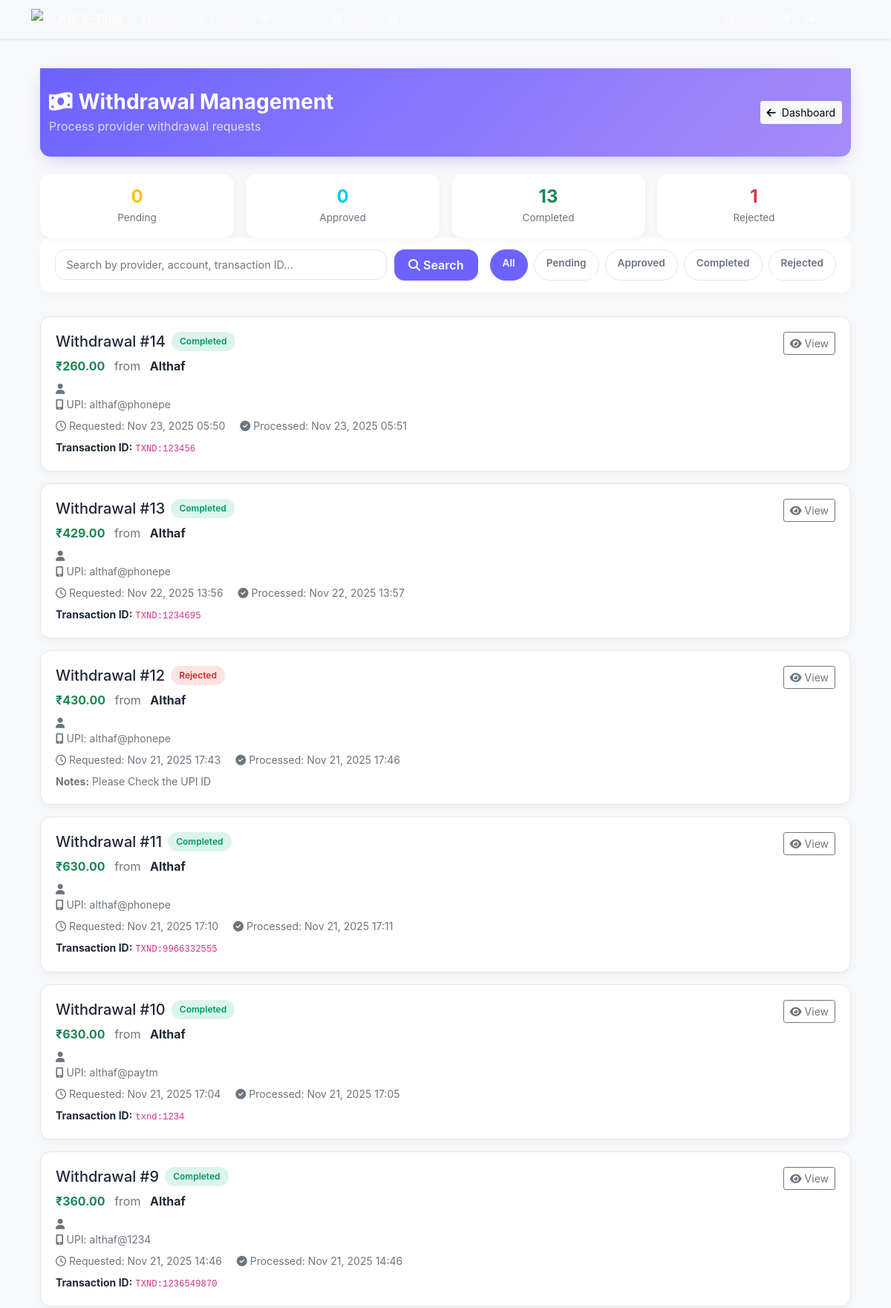
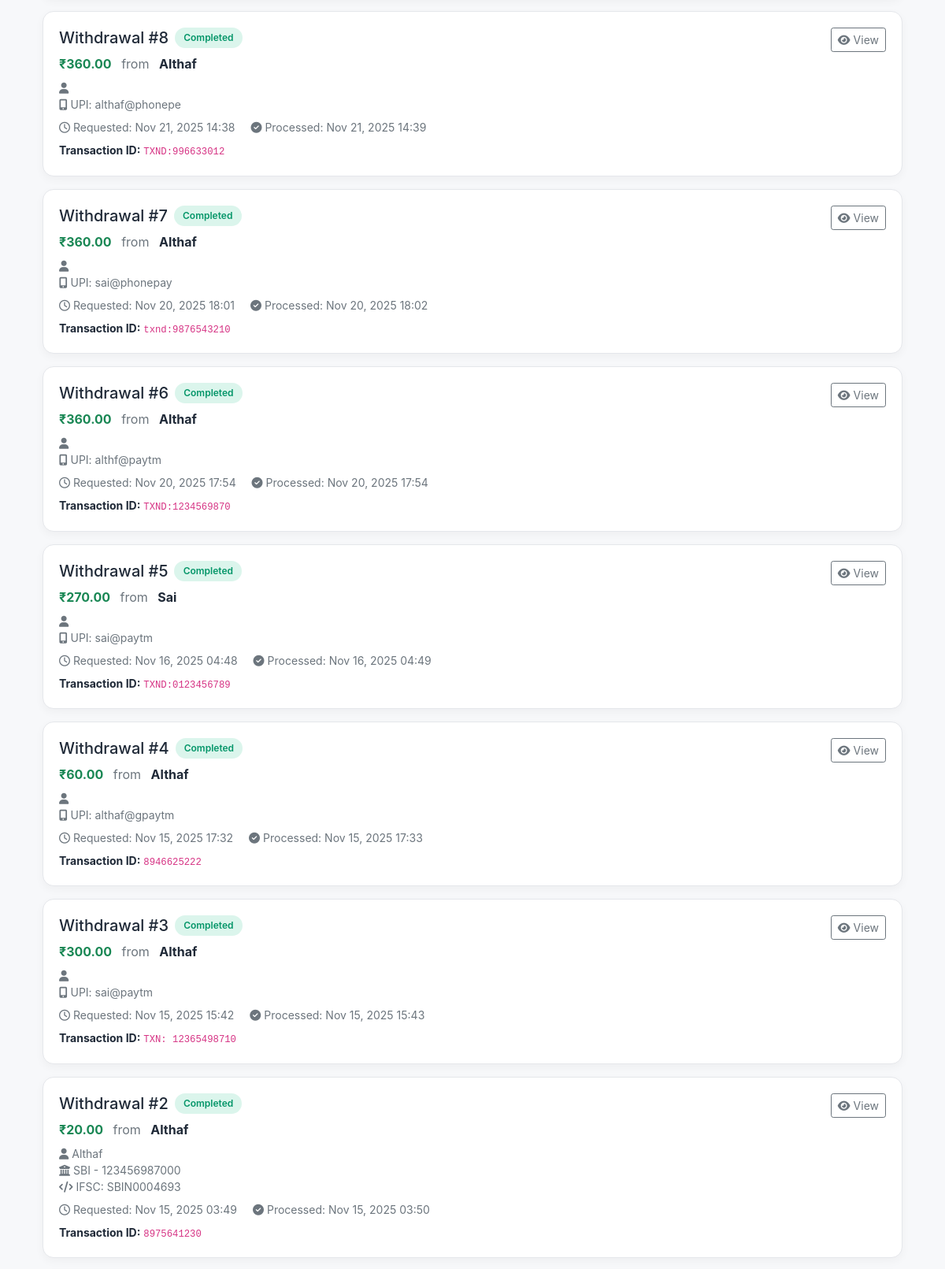
Screenshot of /admin-dashboard/withdrawals/ (signed in, upper part) with the database file from the repository (2 pictures, top to bottom).
### core/models.py (models this page shows, shortened)
class Withdrawal(models.Model):
    STATUS_CHOICES = [
        ('pending', 'Pending'),
        ('approved', 'Approved'),
        ('rejected', 'Rejected'),
        ('completed', 'Completed'),
    ]
    provider = models.ForeignKey(User, on_delete=models.CASCADE, related_name='withdrawals')
    amount = models.DecimalField(max_digits=10, decimal_places=2, help_text="Amount to withdraw")
    account_number = models.CharField(max_length=50, help_text="Bank account number or UPI ID")
    account_holder_name = models.CharField(max_length=100, help_text="Account holder name")
    ifsc_code = models.CharField(max_length=20, blank=True, null=True, help_text="IFSC code (for bank transfers)")
    bank_name = models.CharField(max_length=100, blank=True, null=True, help_text="Bank name")
    upi_id = models.CharField(max_length=100, blank=True, null=True, help_text="UPI ID (alternative to bank transfer)")
    status = models.CharField(max_length=20, choices=STATUS_CHOICES, default='pending')
    admin_notes = models.TextField(blank=True, null=True, help_text="Admin notes about the withdrawal")
    processed_by = models.ForeignKey(User, on_delete=models.SET_NULL, null=True, blank=True, related_name='processed_withdrawals')
    processed_at = models.DateTimeField(null=True, blank=True)
    transaction_id = models.CharField(max_length=100, blank=True, null=True, help_text="Transaction ID after transfer")
    created_at = models.DateTimeField(auto_now_add=True)
    updated_at = models.DateTimeField(auto_now=True)
    class Meta:
        ordering = ['-created_at']

class User(AbstractUser):
    is_rider = models.BooleanField(default=False)
    is_vehicle_provider = models.BooleanField(default=False)
    mobile_number = models.CharField(max_length=15, blank=True, null=True)
    profile_image = models.ImageField(upload_to='profile_images/', blank=True, null=True)
    is_verified_provider = models.BooleanField(default=False, help_text="Admin verification status for vehicle providers")
    verification_notes = models.TextField(blank=True, null=True, help_text="Admin notes about verification")
    registration_fee_paid = models.BooleanField(default=False, help_text="One-time registration fee of ₹100 paid by vehicle providers")

### admin_dashboard/views.py (the view, shortened to what this page needs)
# urls.py: path('withdrawals/', views.withdrawal_list, name='admin_withdrawal_list'),
@user_passes_test(is_admin)
def withdrawal_list(request):
    status_filter = request.GET.get('status', 'all')
    search_query = request.GET.get('q', '')
    withdrawals = Withdrawal.objects.all().select_related('provider', 'processed_by')
    if status_filter != 'all':
        withdrawals = withdrawals.filter(status=status_filter)
    withdrawals = withdrawals.order_by('-created_at')
    paginator = Paginator(withdrawals, 20)
    page_number = request.GET.get('page')
    page_obj = paginator.get_page(page_number)
    total_pending = Withdrawal.objects.filter(status='pending').count()
    total_approved = Withdrawal.objects.filter(status='approved').count()
    total_completed = Withdrawal.objects.filter(status='completed').count()
    total_rejected = Withdrawal.objects.filter(status='rejected').count()
    return render(request, 'admin_dashboard/withdrawal_list.html', {
        'page_obj': page_obj,
        'withdrawals': page_obj,
        'current_status': status_filter,
        'q': search_query,
        'total_pending': total_pending,
        'total_approved': total_approved,
        'total_completed': total_completed,
        'total_rejected': total_rejected,
    })

### admin_dashboard/views.py (called while the page is built)
def is_admin(user):
    return user.is_authenticated and user.is_staff

### core/context_processors.py (called while the page is built)
def unread_notification_count(request):
    try:
        Notification = apps.get_model('core', 'Notification')
        public_count = Notification.objects.filter(is_public=True).count()
        if request.user.is_authenticated:
            user_count = Notification.objects.filter(recipient=request.user, is_read=False).count()
            count = public_count + user_count
        else:
            count = public_count
    except Exception:
        count = 0
    return {'unread_notification_count': count}

def availability_sync_info(request):
    try:
        last_sync = cache.get("bike_availability_last_sync_date")
    except Exception:
        last_sync = None
    return {"availability_last_sync_date": last_sync}

### templates/admin_dashboard/withdrawal_list.html (shortened to what this page needs)
{% extends 'core/base.html' %}
{% block content %}
<div class="container-xxl py-3">
  <section class="admin-header mb-4">
    <div class="container-xxl d-flex justify-content-between align-items-center">
      <div>
        <h1><i class="fas fa-money-bill-wave me-2"></i>Withdrawal Management</h1>
        <p class="mb-0 opacity-75">Process provider withdrawal requests</p>
      </div>
      <a href="{% url 'admin_dashboard' %}" class="btn btn-light btn-sm fw-semibold">
        <i class="fas fa-arrow-left me-1"></i> Dashboard
      </a>
    </div>
  </section>
  <div class="row g-3 mb-4">
    <div class="col-md-3">
      <div class="stats-card">
        <h3 class="text-warning">{{ total_pending }}</h3>
        <small>Pending</small>
      </div>
    </div>
    <div class="col-md-3">
      <div class="stats-card">
        <h3 class="text-info">{{ total_approved }}</h3>
        <small>Approved</small>
      </div>
    </div>
    <div class="col-md-3">
      <div class="stats-card">
        <h3 class="text-success">{{ total_completed }}</h3>
        <small>Completed</small>
      </div>
    </div>
    <div class="col-md-3">
      <div class="stats-card">
        <h3 class="text-danger">{{ total_rejected }}</h3>
        <small>Rejected</small>
      </div>
    </div>
  </div>
  <div class="filters-bar">
    <form method="get" action="">
      <input type="text" name="q" placeholder="Search by provider, account, transaction ID..." value="{{ q }}">
      <button type="submit"><i class="fas fa-search me-1"></i>Search</button>
    </form>
    <div class="status-tabs d-flex gap-2">
      <a href="?status=all{% if q %}&q={{ q }}{% endif %}" class="{% if current_status == 'all' %}active{% endif %}">All</a>
      <a href="?status=pending{% if q %}&q={{ q }}{% endif %}" class="{% if current_status == 'pending' %}active{% endif %}">Pending</a>
      <a href="?status=approved{% if q %}&q={{ q }}{% endif %}" class="{% if current_status == 'approved' %}active{% endif %}">Approved</a>
      <a href="?status=completed{% if q %}&q={{ q }}{% endif %}" class="{% if current_status == 'completed' %}active{% endif %}">Completed</a>
      <a href="?status=rejected{% if q %}&q={{ q }}{% endif %}" class="{% if current_status == 'rejected' %}active{% endif %}">Rejected</a>
    </div>
  </div>
  <div class="row g-3 mt-3">
    {% for withdrawal in withdrawals %}
    <div class="col-12">
      <div class="withdrawal-card">
        <div class="d-flex justify-content-between align-items-start flex-wrap gap-3">
          <div class="flex-grow-1">
            <div class="d-flex align-items-center gap-2 mb-2">
              <h5 class="mb-0">Withdrawal #{{ withdrawal.id }}</h5>
              <span class="status-badge status-{{ withdrawal.status }}">
                {{ withdrawal.get_status_display }}
              </span>
            </div>
            <div class="mb-2">
              <strong class="text-success">₹{{ withdrawal.amount }}</strong>
              <span class="text-muted ms-2">from</span>
              <strong class="ms-2">{{ withdrawal.provider.username }}</strong>
            </div>
            <div class="small text-muted mb-2">
              <i class="fas fa-user me-1"></i>{{ withdrawal.account_holder_name }}<br>
              {% if withdrawal.upi_id %}
                <i class="fas fa-mobile-alt me-1"></i>UPI: {{ withdrawal.upi_id }}
              {% else %}
                <i class="fas fa-university me-1"></i>{{ withdrawal.bank_name }} - {{ withdrawal.account_number }}<br>
                <i class="fas fa-code me-1"></i>IFSC: {{ withdrawal.ifsc_code }}
              {% endif %}
            </div>
            <div class="small text-muted">
              <i class="far fa-clock me-1"></i>Requested: {{ withdrawal.created_at|date:"M d, Y H:i" }}
              {% if withdrawal.processed_at %}
                <span class="ms-3"><i class="fas fa-check-circle me-1"></i>Processed: {{ withdrawal.processed_at|date:"M d, Y H:i" }}</span>
              {% endif %}
            </div>
            {% if withdrawal.transaction_id %}
            <div class="small mt-2">
              <strong>Transaction ID:</strong> <code>{{ withdrawal.transaction_id }}</code>
            </div>
            {% endif %}
            {% if withdrawal.admin_notes %}
            <div class="small mt-2 text-muted">
              <strong>Notes:</strong> {{ withdrawal.admin_notes }}
            </div>
            {% endif %}
          </div>
          <div class="d-flex gap-2">
            <a href="{% url 'admin_process_withdrawal' withdrawal.id %}" class="btn btn-outline-secondary btn-sm">
              <i class="fas fa-eye me-1"></i>View
            </a>
          </div>
        </div>
      </div>
    </div>
    {% endfor %}
  </div>
</div>
{% endblock %}

### templates/admin_dashboard/withdrawal_list.html (style rules this page uses)
:root { --primary: #6c63ff; --primary-hover: #5a52e0; --bg: #f7f8fa; --text-dark: #1f2937; --text-muted: #6b7280; --card-bg: #ffffff; --border: #e5e7eb; --radius: 14px; }
body { background: var(--bg); font-family: "Inter", sans-serif; color: var(--text-dark); }
.admin-header { background: linear-gradient(135deg, var(--primary), #a78bfa); color: #fff; padding: 1.8rem 0; border-radius: 0 0 var(--radius) var(--radius); box-shadow: 0 8px 24px -8px rgba(108, 99, 255, 0.4); }
.admin-header h1 { font-size: 1.75rem; font-weight: 700; margin-bottom: .25rem; }
.filters-bar { background: var(--card-bg); border-radius: var(--radius); padding: 1rem 1.25rem; box-shadow: 0 8px 24px -10px rgba(0,0,0,0.06); margin-top: -1.5rem; display: flex; flex-wrap: wrap; justify-content: space-between; gap: 1rem; }
.filters-bar form { display: flex; flex-wrap: wrap; align-items: center; gap: .6rem; flex: 1; }
.filters-bar input { flex: 1; border: 1px solid var(--border); border-radius: var(--radius); padding: .55rem .9rem; font-size: .9rem; }
.filters-bar button { background: var(--primary); color: #fff; border: none; border-radius: var(--radius); padding: .55rem 1.2rem; font-weight: 600; transition: 0.2s; }
.status-tabs a { border: 1px solid var(--border); padding: .45rem 1rem; border-radius: 999px; font-size: .85rem; font-weight: 600; text-decoration: none; color: var(--text-muted); transition: 0.2s; }
.status-tabs a.active, .status-tabs a:hover { background: var(--primary); color: #fff; border-color: var(--primary); }
.withdrawal-card { background: var(--card-bg); border-radius: var(--radius); border: 1px solid var(--border); box-shadow: 0 4px 12px rgba(0,0,0,0.04); padding: 1.25rem; transition: transform 0.2s ease, box-shadow 0.2s ease; }
.status-badge { font-size: .75rem; font-weight: 600; border-radius: 999px; padding: .25rem .7rem; }
.status-completed { background: rgba(16,185,129,0.15); color: #059669; }
.status-rejected { background: rgba(239,68,68,0.15); color: #dc2626; }
.stats-card { background: var(--card-bg); border-radius: var(--radius); padding: 1rem; text-align: center; box-shadow: 0 4px 12px rgba(0,0,0,0.04); }
.stats-card h3 { font-size: 1.5rem; font-weight: 700; margin: 0; }
.stats-card small { color: var(--text-muted); font-size: .85rem; }

### rows the page displays
Withdrawal: id "14", status "Completed", amount "260.00", provider.username "Althaf", upi_id "althaf@phonepe", created_at "Nov 23, 2025 05:50", processed_at "Nov 23, 2025 05:51", transaction_id "TXND:123456"
Withdrawal: id "13", status "Completed", amount "429.00", provider.username "Althaf", upi_id "althaf@phonepe", created_at "Nov 22, 2025 13:56", processed_at "Nov 22, 2025 13:57", transaction_id "TXND:1234695"
Withdrawal: id "12", status "Rejected", amount "430.00", provider.username "Althaf", upi_id "althaf@phonepe", created_at "Nov 21, 2025 17:43", processed_at "Nov 21, 2025 17:46", admin_notes "Please Check the UPI ID"
Withdrawal: id "11", status "Completed", amount "630.00", provider.username "Althaf", upi_id "althaf@phonepe", created_at "Nov 21, 2025 17:10", processed_at "Nov 21, 2025 17:11", transaction_id "TXND:9966332555"
Withdrawal: id "10", status "Completed", amount "630.00", provider.username "Althaf", upi_id "althaf@paytm", created_at "Nov 21, 2025 17:04", processed_at "Nov 21, 2025 17:05", transaction_id "txnd:1234"
Withdrawal: id "9", status "Completed", amount "360.00", provider.username "Althaf", upi_id "althaf@1234", created_at "Nov 21, 2025 14:46", processed_at "Nov 21, 2025 14:46", transaction_id "TXND:1236549870"
Withdrawal: id "8", status "Completed", amount "360.00", provider.username "Althaf", upi_id "althaf@phonepe", created_at "Nov 21, 2025 14:38", processed_at "Nov 21, 2025 14:39", transaction_id "TXND:996633012"
Withdrawal: id "7", status "Completed", amount "360.00", provider.username "Althaf", upi_id "sai@phonepay", created_at "Nov 20, 2025 18:01", processed_at "Nov 20, 2025 18:02", transaction_id "txnd:9876543210"
Withdrawal: id "6", status "Completed", amount "360.00", provider.username "Althaf", upi_id "althf@paytm", created_at "Nov 20, 2025 17:54", processed_at "Nov 20, 2025 17:54", transaction_id "TXND:1234569870"
Withdrawal: id "5", status "Completed", amount "270.00", provider.username "Sai", upi_id "sai@paytm", created_at "Nov 16, 2025 04:48", processed_at "Nov 16, 2025 04:49", transaction_id "TXND:0123456789"
Withdrawal: id "4", status "Completed", amount "60.00", provider.username "Althaf", upi_id "althaf@gpaytm", created_at "Nov 15, 2025 17:32", processed_at "Nov 15, 2025 17:33", transaction_id "8946625222"
Withdrawal: id "3", status "Completed", amount "300.00", provider.username "Althaf", upi_id "sai@paytm", created_at "Nov 15, 2025 15:42", processed_at "Nov 15, 2025 15:43", transaction_id "TXN: 12365498710"
Withdrawal: id "2", status "Completed", amount "20.00", provider.username "Althaf", account_holder_name "Althaf", bank_name "SBI", account_number "123456987000", ifsc_code "SBIN0004693", created_at "Nov 15, 2025 03:49", processed_at "Nov 15, 2025 03:50", transaction_id "8975641230"

### other values shown
{{ total_pending }} "0"
{{ total_approved }} "0"
{{ total_completed }} "13"
{{ total_rejected }} "1"
